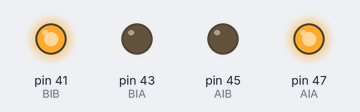
This sketch was run on a simulated Arduino Mega 2560, built with avr-gcc and run on an emulated ATmega2560. Parts: output pins drawn as LEDs (lit = HIGH).

Above: at 0.05 s.
At 3.0 s:
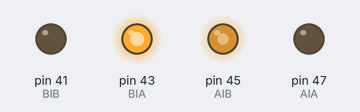
At 4.55 s:
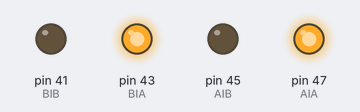
At 5.95 s:
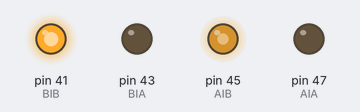
Timing chart, 0 to 7.8 s (numbered marks = the images above):
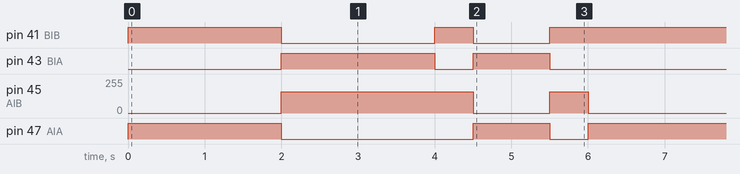

Measured:
- by itself, pin 41 (BIB): repeats every 6.0 s: LOW 2.0 s, HIGH 0.50 s, LOW 1.0 s, HIGH 2.5 s
- by itself, pin 43 (BIA): repeats every 6.0 s: LOW 0.50 s, HIGH 1.0 s, LOW 2.5 s, HIGH 2.0 s
- by itself, pin 45 (AIB): repeats every 6.0 s: 0/255 1.0 s, 160/255 0.50 s, 0/255 2.0 s, 160/255 2.5 s
- by itself, pin 47 (AIA): repeats every 6.0 s: LOW 2.5 s, HIGH 1.0 s, LOW 0.50 s, HIGH 2.0 s

The sketch:

Prueba_Puente_H_L9110.ino
```cpp
/*
 L9110 motor driver controlando 2 motores CC
 COPIAR Y PEGAR SOBRE EL SKETCH DE ARDUINO
*/

const int AIA = 47;  // (pwm) pin 6 conectado a pin A-IA
const int AIB = 45;  // (pwm) pin 5 conectado a pin A-IB
const int BIA = 43; // (pwm) pin 10 conectado a pin B-IA
const int BIB = 41;  // (pwm) pin 9 conectado a pin B-IB

byte velocidad = 160;
// cambie este valor (100 a 255) para controlar
// la velocidad de los motores

void setup() {
  pinMode(AIA, OUTPUT); // fijar los pines como salidas
  pinMode(AIB, OUTPUT);
  pinMode(BIA, OUTPUT);
  pinMode(BIB, OUTPUT);
}

void loop() {
  izquierda();
  delay(2000);
  derecha();
  delay(2000);
  avanzar();
  delay(500);
  retroceder();
  delay(1000);
  avanzar();
  delay(500);
}

void avanzar()
{
  analogWrite(AIA, 0);
  analogWrite(AIB, velocidad);
  analogWrite(BIA, 0);
  analogWrite(BIB, velocidad);
}

void retroceder()
{
  analogWrite(AIA, velocidad);
  analogWrite(AIB, 0);
  analogWrite(BIA, velocidad);
  analogWrite(BIB, 0);
}

void izquierda()
{
  analogWrite(AIA, velocidad);
  analogWrite(AIB, 0);
  analogWrite(BIA, 0);
  analogWrite(BIB, velocidad);
}

void derecha()
{
  analogWrite(AIA, 0);
  analogWrite(AIB, velocidad);
  analogWrite(BIA, velocidad);
  analogWrite(BIB, 0);
}
```
